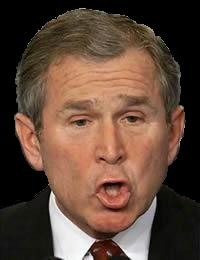
%> input picture TDT_RigDev_2011-08/CP_Display/MatlabTest/Bush.jpg, 200 x 260 px
$ octave TestPicture_00.m   (GNU Octave 9; MATLAB toolbox functions it lacks are replaced by stand-ins)
%> lines starting %> are read from the running program, lines starting %| are printed output that depends on the picture; in (x1, y1, x2, y2) boxes, pixels count from 0 and x2, y2 are one past the last pixel; in counts of white or black regions, pixels touching at a corner belong together; the program's own positions count from 1
### TDT_RigDev_2011-08/C_Experiments/Configuration/ServerNamesInclude.m
strTDTComputer = 'CarneAsada';
strTDTDevice = 'RZ2_Main';

strDisplayComputer = 'VisServer1';

strEyeTrackComputer = 'Cannonball';

strTrackerComputer = 'Cannonball';
strTrackerName = 'CP_LibertyTrack.Application';

### TDT_RigDev_2011-08/CP_Display/MatlabTest/TestPicture_00.m
ServerNamesInclude;

TxW = 512; % should be power of 2
TxH = 512; % should be power of 2

ImageRGB = imread('Bush.jpg');
%> ImageRGB is the input picture: size 260x200x3 uint8; mean R, G, B 95.2, 71.2, 57.2

% image(ImageRGB); axis equal;
H = size(ImageRGB,1);
%> H = 260
W = size(ImageRGB,2);
%> W = 200

ImageRGB_Dbl = double(ImageRGB)/255;  % normalize to 0-1 range

TxtrRGBA = zeros(TxH, TxW, 4);
PadX = (TxW-W)/2;
%> PadX = 156
PadY = (TxH-H)/2;
%> PadY = 126
TxtrRGBA(PadY+1:PadY+H, PadX+1:PadX+W, 1:3) = ImageRGB_Dbl;

TxtrAlpha = ones(H,W);
DarkIdx = find( sum(ImageRGB_Dbl,3) < 0.01);
%> DarkIdx = 10726 values from 1 to 51943
TxtrAlpha(DarkIdx) = 0;
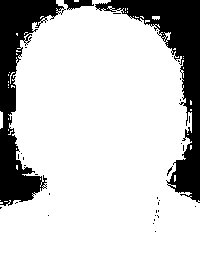
%> TxtrAlpha: size 260x200 double; values 0 (black) and 1 (white), 79.4% white; 34 black regions (31 under 20 px), largest, box (x1, y1, x2, y2) and area: (95, 0, 200, 203) 5432, (0, 0, 66, 206) 5014, (64, 0, 94, 10) 187

TxtrRGBA(PadY+1:PadY+H, PadX+1:PadX+W, 4 ) = TxtrAlpha;
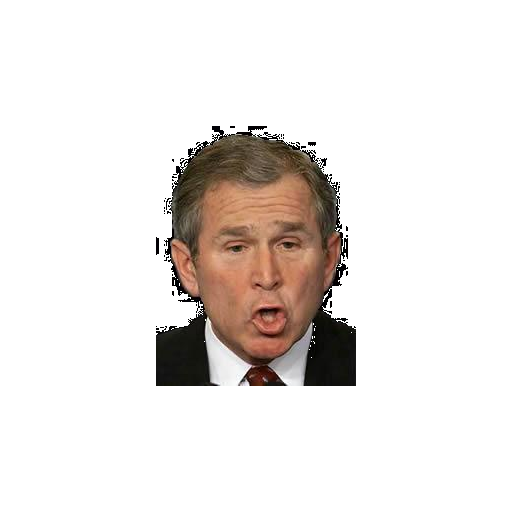
%> TxtrRGBA: size 512x512x4 double; mean R, G, B, A 0.0741, 0.0554, 0.0445, 0.157; transparent parts drawn white

%> (the run ends here)
